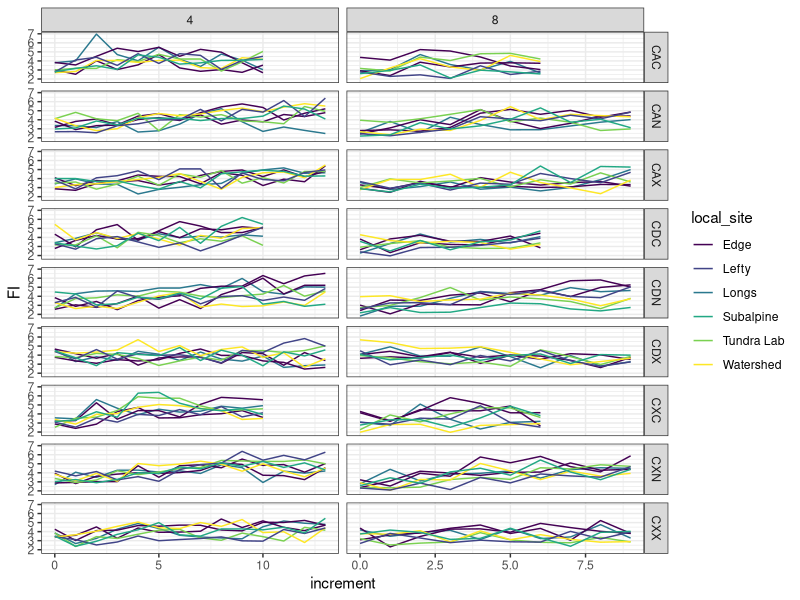
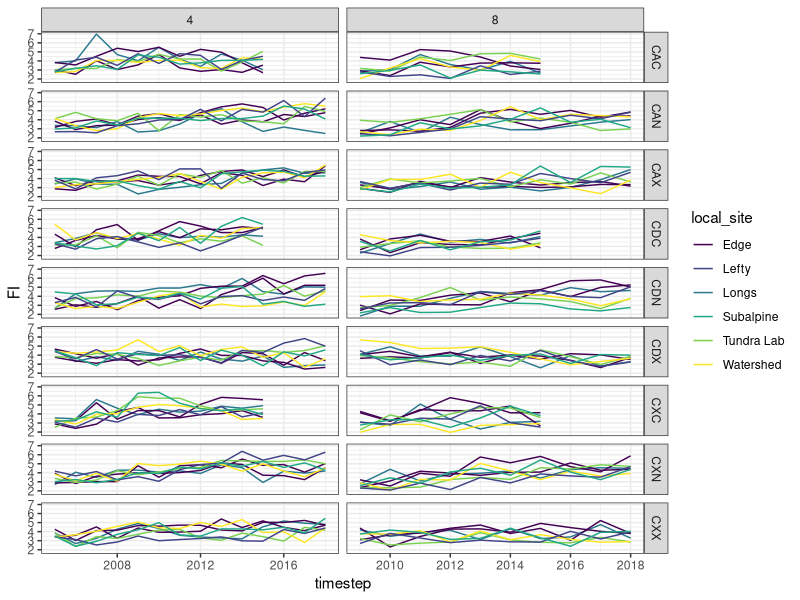

Generate these figures, in order, with R:
dat <- read.csv("codom/codom_FI_4-8yr.csv", stringsAsFactors = F)
str(dat)
library(tidyverse)
theme_set(theme_bw())
ggplot(subset(dat, !grepl("B", plotid)), aes(increment, FI, group = plotid)) +
  geom_line(aes(col = local_site)) +
  scale_color_viridis_d() +
  facet_grid(plot~winsize, scale = "free_x")
  
ggplot(subset(dat, !grepl("B", plotid)), aes(timestep, FI, group = plotid)) +
  geom_line(aes(col = local_site)) +
  scale_color_viridis_d() +
  facet_grid(plot~winsize, scale = "free_x")
